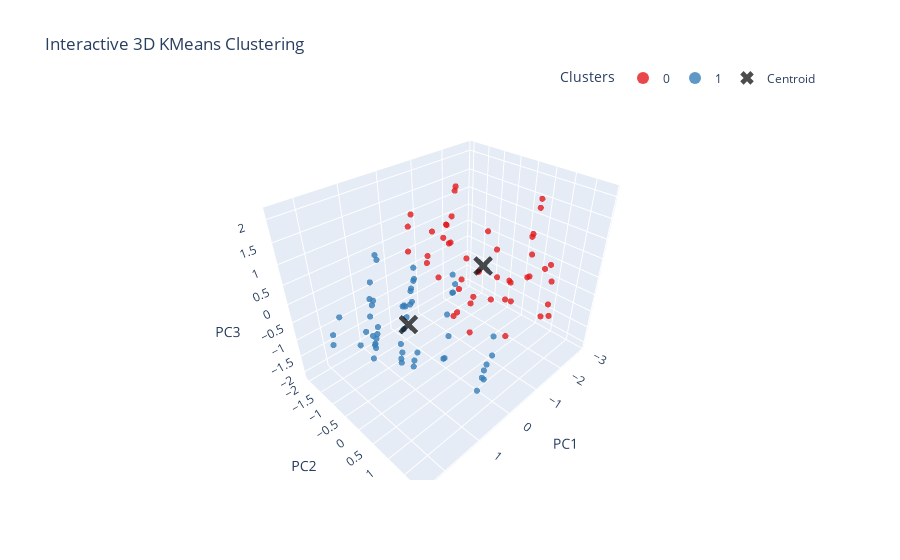

This figure's notebook cell:
### Code cell
# Because our optimal 2 dimensions can be viualized, we use plotly to generate an interactive scatter plot. This helps gain further insights and understand the data better due to the visualization
plot_df = pcadf_opt.copy()
plot_df['Cluster'] = y_kmeans.astype(str)

fig = px.scatter_3d(
    plot_df,
    x='PC1',
    y='PC2',
    z='PC3',
    color='Cluster',
    title='Interactive 3D KMeans Clustering',
    opacity=0.8,
    size_max=6,           
    size=[5]*len(plot_df), 
    color_discrete_sequence=px.colors.qualitative.Set1
)

# Add cluster centers as big black X marks
centers = kmeans.cluster_centers_
centroids_df = pd.DataFrame(centers, columns=['PC1', 'PC2', 'PC3'])
centroids_df['Cluster'] = ['Centroid'] * len(centers)

fig.add_trace(
    px.scatter_3d(
        centroids_df,
        x='PC1',
        y='PC2',
        z='PC3',
        color='Cluster',
        size=[12]*len(centers),
        symbol_sequence=['x'],
        color_discrete_sequence=['black']
    ).data[0]
)

fig.update_traces(marker=dict(line=dict(width=0))) 
fig.update_layout(
    legend_title_text='Clusters',
    legend=dict(
        orientation='h',
        yanchor='bottom',
        y=1.02,
        xanchor='right',
        x=1
    )
)

fig.show()

### Figure 1 — Plotly figure (JSON) as saved in the notebook; plotly's stock layout.template omitted (floating-point values rounded to 4 significant figures)
{"data": [{"hovertemplate": "Cluster=0<br>PC1=%{x}<br>PC2=%{y}<br>PC3=%{z}<br>size=%{marker.size}<extra></extra>", "legendgroup": "0", "marker": {"color": "rgb(228,26,28)", "line": {"width": 0}, "opacity": 0.8, "size": [5, 5, 5, 5, 5, 5, 5, 5, 5, 5, 5, 5, 5, 5, 5, 5, 5, 5, 5, 5, 5, 5, 5, 5, 5, 5, 5, 5, 5, 5, 5, 5, 5, 5, 5, 5, 5, 5, 5, 5, 5, 5, 5, 5, 5, 5], "sizemode": "area", "sizeref": 0.1389, "symbol": "circle"}, "mode": "markers", "name": "0", "scene": "scene", "showlegend": true, "type": "scatter3d", "x": [-0.9523, -1.83, -1.677, -1.252, -0.67, -2.094, -0.7341, -1.136, -0.5216, -0.655, -1.43, -2.044, -1.156, -1.735, -2.059, -2.29, -1.6, -2.256, -1.032, -1.042, -2.089, -1.36, -0.1335, -1.077, -0.3966, -0.5313, -1.694, -1.292, -2.365, -0.8776, -2.845, -2.211, -1.858, -1.618, -0.8649, -1.083, -2.633, -1.559, -2.192, -1.294, -0.6321, -1.024, -0.7171, -1.15, -1.289, -0.8458], "y": [-0.5042, -0.8047, -0.7573, -0.5586, -0.2858, -0.8742, -0.703, -0.8509, -0.4177, -0.7314, 0.2695, 0.2851, 0.3432, -0.02911, 0.092, 0.05032, 0.5358, 0.02592, 0.2514, -1.752, -1.928, -1.873, -1.371, -1.752, -1.65, -1.685, -2.012, 1.219, 1.17, 1.517, 0.8101, 1.102, 1.256, 1.117, 1.478, 1.385, 1.02, 1.144, 1.334, 1.202, -0.367, -0.4893, -0.6996, -0.8357, -0.4073, -0.6544], "z": [-0.5544, -1.399, -1.511, 0.1666, -0.9978, -0.7481, 1.193, 1.837, 0.9242, 0.8896, -0.06984, -1.089, -0.5371, 0.4293, -1.139, -0.7419, -1.829, -0.6807, 1.283, -0.3977, -0.2779, 0.3531, 0.4825, -0.1996, 0.929, 1.183, -1.274, 1.489, -0.8868, 0.7991, -0.1171, -1.21, 0.4141, 2.113, 0.7641, 1.165, -0.4098, 1.946, -1.054, 1.416, -1.138, -0.298, 1.21, 1.939, -2.086, 1.382]}, {"hovertemplate": "Cluster=1<br>PC1=%{x}<br>PC2=%{y}<br>PC3=%{z}<br>size=%{marker.size}<extra></extra>", "legendgroup": "1", "marker": {"color": "rgb(55,126,184)", "line": {"width": 0}, "opacity": 0.8, "size": [5, 5, 5, 5, 5, 5, 5, 5, 5, 5, 5, 5, 5, 5, 5, 5, 5, 5, 5, 5, 5, 5, 5, 5, 5, 5, 5, 5, 5, 5, 5, 5, 5, 5, 5, 5, 5, 5, 5, 5, 5, 5, 5, 5, 5, 5, 5, 5, 5, 5, 5, 5, 5, 5], "sizemode": "area", "sizeref": 0.1389, "symbol": "circle"}, "mode": "markers", "name": "1", "scene": "scene", "showlegend": true, "type": "scatter3d", "x": [0.8805, 1.934, 1.259, 0.6288, 2.023, 0.7067, 2.204, 1.105, 2.128, 0.8297, 0.3669, 1.776, 0.4004, 0.8434, 1.825, 0.9979, 0.5519, 0.2465, 0.1862, 1.037, 1.911, 2.445, 1.129, 1.522, 2.382, 2.195, 1.604, 1.155, 1.326, 0.9393, 0.7295, 0.6966, 1.127, 0.9288, 0.8142, 0.4916, 0.6354, 0.7285, 0.7577, 0.8154, 1.399, 2.048, 1.442, 1.349, 0.8453, 0.6101, 0.835, 0.4831, 0.8497, 0.6974, 0.9706, 2.0, 1.967, 2.037], "y": [-0.4101, 0.15, -0.08003, -0.3135, 0.1915, -0.3289, 0.2999, -0.1432, 0.3015, -0.2138, 0.5706, 1.084, 0.6242, 0.9431, 1.042, 0.9822, 0.6061, 0.5311, 0.4022, 0.9894, 1.121, -0.7482, -1.277, -0.9558, -0.8082, -0.779, -1.131, -1.165, -1.026, -1.467, -1.419, -1.525, -1.14, 1.814, 1.874, 1.785, 1.896, 1.854, 1.818, 1.827, 0.082, 0.1714, 0.1438, 0.06673, -0.4091, -0.3097, -0.1465, -0.4667, -0.3597, -0.3183, -0.1868, 0.04723, 0.1543, 0.1418], "z": [-0.05099, 0.3279, -0.6717, 0.5348, 0.1191, 0.3045, -0.197, -0.3899, 0.0221, 0.07953, 0.5441, 0.1914, 0.5911, -0.07904, -0.002634, -0.5419, 0.1134, 0.6758, 0.8155, -0.5277, -0.03953, -0.374, -0.1765, -0.7054, -0.1836, 0.1862, -1.162, -0.2758, -0.4246, 0.09023, 0.6095, 0.6732, -0.1535, -0.901, -0.6261, 0.2147, -0.1019, -0.3034, -0.4627, -0.6144, -0.8975, -0.003956, -0.9381, -0.7605, -0.04225, 0.5786, 0.187, 0.7239, -0.04121, 0.3691, -0.1676, 0.08583, 0.1785, -0.06201]}, {"hovertemplate": "Cluster=Centroid<br>PC1=%{x}<br>PC2=%{y}<br>PC3=%{z}<br>size=%{marker.size}<extra></extra>", "legendgroup": "Centroid", "marker": {"color": "black", "line": {"width": 0}, "size": [12, 12], "sizemode": "area", "sizeref": 0.03, "symbol": "x"}, "mode": "markers", "name": "Centroid", "scene": "scene", "showlegend": true, "type": "scatter3d", "x": [-1.387, 1.181], "y": [-0.1388, 0.1183], "z": [0.07962, -0.06782]}], "layout": {"legend": {"itemsizing": "constant", "orientation": "h", "title": {"text": "Clusters"}, "tracegroupgap": 0, "x": 1, "xanchor": "right", "y": 1.02, "yanchor": "bottom"}, "scene": {"domain": {"x": [0, 1], "y": [0, 1]}, "xaxis": {"title": {"text": "PC1"}}, "yaxis": {"title": {"text": "PC2"}}, "zaxis": {"title": {"text": "PC3"}}}, "title": {"text": "Interactive 3D KMeans Clustering"}}}
